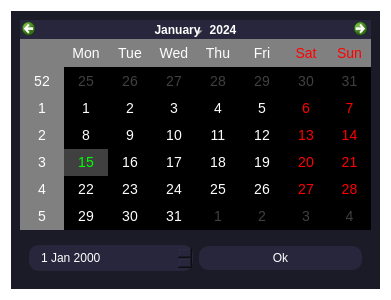
<?xml version="1.0" encoding="UTF-8"?>
<ui version="4.0">
 <class>SelectDate</class>
 <widget class="QWidget" name="SelectDate">
  <property name="geometry">
   <rect>
    <x>0</x>
    <y>0</y>
    <width>391</width>
    <height>300</height>
   </rect>
  </property>
  <property name="windowTitle">
   <string>Seleccionar fecha</string>
  </property>
  <property name="styleSheet">
   <string notr="true">*{
	border: none;
	background-color: transparent;
	background: transparent;
	padding: 0;
	margin: 0;
	color: #fff;
}
#centralwidget{
	background-color: #1b1b27;
}
QDateEdit, QPushButton{
	padding: 5px 10px;
	border-radius: 10px;
	background-color: #27263c;
}
</string>
  </property>
  <layout class="QVBoxLayout" name="verticalLayout">
   <item>
    <widget class="QWidget" name="centralwidget" native="true">
     <property name="styleSheet">
      <string notr="true"/>
     </property>
     <layout class="QVBoxLayout" name="verticalLayout_2">
      <item>
       <widget class="QCalendarWidget" name="cld_widget">
        <property name="styleSheet">
         <string notr="true">QCalendarWidget QToolButton{
	background-color : #27263c;
}
QCalendarWidget QToolButton::hover{
	background-color : cyan;
}
QCalendarWidget QToolButton::pressed{
	background-color : red;
}

QCalendarWidget QWidget { alternate-background-color: rgb(128, 128, 128); }

QCalendarWidget QAbstractItemView:enabled 
  {
  	font-size:14px;  
  	color: white;
  	background-color: black;  
  	selection-background-color: rgb(64, 64, 64); 
  	selection-color: rgb(0, 255, 0); 
  }

QCalendarWidget QWidget#qt_calendar_navigationbar
{ 
  background-color: #27263c; 
}

QCalendarWidget QAbstractItemView:disabled 
{ 
	color: rgb(64, 64, 64); 
}</string>
        </property>
       </widget>
      </item>
      <item>
       <widget class="QWidget" name="widget" native="true">
        <layout class="QHBoxLayout" name="horizontalLayout">
         <item>
          <widget class="QDateEdit" name="date_select"/>
         </item>
         <item>
          <widget class="QPushButton" name="bnt_savedate">
           <property name="text">
            <string>Ok</string>
           </property>
          </widget>
         </item>
        </layout>
       </widget>
      </item>
     </layout>
    </widget>
   </item>
  </layout>
 </widget>
 <resources/>
 <connections/>
</ui>
